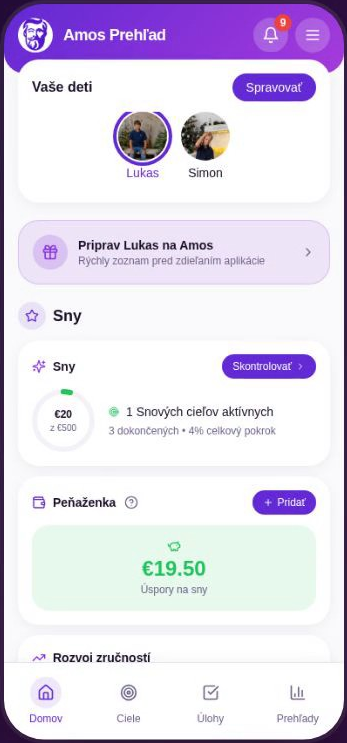
#> input picture marketing-assets/parent-overview.png, 347 x 743 px
$ python anonymize.py
#> lines starting #> are read from the running program, lines starting #| are printed output that depends on the picture; after the words box and inside, x2 and y2 are one past the last pixel; in counts of white or black regions, pixels touching at a corner belong together
#!/usr/bin/env python3
"""Anonymise the real children in the parent-overview screenshot.

The raw screenshot shows two real kids' faces and first names. Faces are
replaced with flat initial avatars — the pattern every app uses when a profile
has no photo, so it reads as product UI rather than as censorship — and the
names are replaced with placeholders.

Runs on the 2x upscale so the redrawn text stays crisp.
"""
import pathlib

from PIL import Image, ImageDraw, ImageFilter, ImageFont

HERE = pathlib.Path(__file__).parent
SCRATCH = pathlib.Path("/tmp/claude-0/-home-user-pietro18/3fa764af-69c5-5f05-9ba0-c3fd7794b95c/scratchpad")
S = 2  # working scale

# Stand-in identities. Initials must match the names.
# Radii measured from the source: they must reach the selection ring's inner
# edge, or a rim of the original photo survives around the replacement.
KIDS = [
    dict(name="Adam", initial="A", fill="#7B2AE8", cx=142.5, cy=136, r=26, selected=True),
    dict(name="Nina", initial="N", fill="#1EDCB6", cx=205.5, cy=135, r=26, selected=False),
]
NAME_BAND = (167, 178)          # y range of the names under the avatars
PRIPRAV_LINE = (79, 241, 214, 253)  # "Priprav Lukas na Amos"
PRIPRAV_TEXT = "Priprav Adam na Amos"


def load_font(weight, size):
    """nunito_0.ttf / nunito_1.ttf were fetched as the 600 and 700 weights."""
    for path in sorted(SCRATCH.glob("nunito_*.ttf")):
        font = ImageFont.truetype(str(path), size)
        name = (font.getname()[1] or "").lower()
        if weight == 700 and "bold" in name:
            return font
        if weight == 600 and "semibold" in name:
            return font
    # Fall back to whichever we have rather than dropping to a bitmap face.
    return ImageFont.truetype(str(sorted(SCRATCH.glob("nunito_*.ttf"))[0]), size)


src = Image.open(HERE.parent / "marketing-assets" / "parent-overview.png").convert("RGB")
#> src is the input picture: PIL image 347x743 RGB; mean R, G, B 225.1, 218.2, 235
w, h = src.size
#> w = 347; h = 743
im = src.resize((w * S, h * S), Image.LANCZOS)
draw = ImageDraw.Draw(im)

# The plate colours the screenshot actually uses, sampled from the source.
card_white = src.getpixel((160, 182))
#> card_white = (255, 255, 255)
lavender = src.getpixel((90, 262))
#> lavender = (237, 225, 249)
name_selected = "#7C3AED"
name_plain = "#374151"

SS = 4  # supersample the circles so their edges stay smooth

for kid in KIDS:
    cx, cy, r = kid["cx"] * S, kid["cy"] * S, kid["r"] * S

    # Wipe the photo, keeping the selection ring that sits outside it.
    disc = Image.new("L", (int(r * 2 * SS), int(r * 2 * SS)), 0)
#> disc: PIL image 416x416 L; every value is 0
    ImageDraw.Draw(disc).ellipse([0, 0, disc.width - 1, disc.height - 1], fill=255)
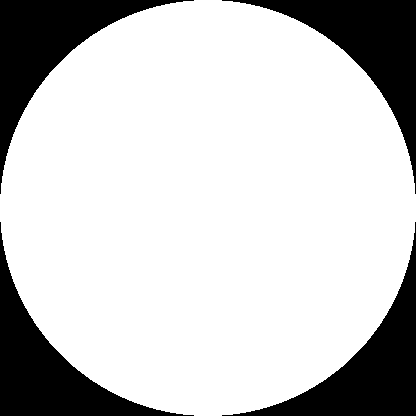
#> disc: PIL image 416x416 L; 78.5% white; 4 black regions, box (x1, y1, x2, y2) and area: (0, 0, 194, 194) 9303, (222, 0, 416, 194) 9303, (0, 222, 194, 416) 9303, (222, 222, 416, 416) 9303
    disc = disc.resize((int(r * 2), int(r * 2)), Image.LANCZOS)
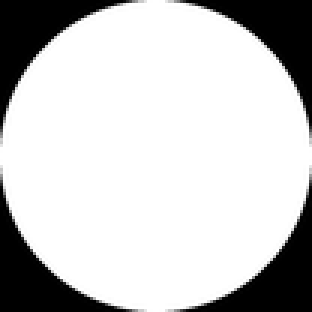
#> disc: PIL image 104x104 L (shown 3 times larger); min 0, max 255, mean 200.2
    im.paste(kid["fill"], (int(cx - r), int(cy - r)), disc)

    initial_font = load_font(700, int(r * 1.05))
#> (the run stopped early here; a loop or call above may not have finished)
